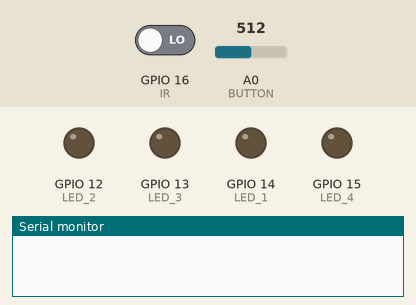
Recording of a sketch running on a simulated ESP8266 (NodeMCU). Parts: output pins drawn as LEDs (lit = HIGH), the last lines printed to the serial monitor. The test bench sets the inputs (shaded band); at power-on: GPIO 16 (IR) LOW, A0 (BUTTON) = 512. WiFi joins after 1.5 s; servers stay silent unless stated; uploads are accepted with an empty reply; EEPROM starts erased.

Above: at 1.2 s.
1.3 s: GPIO 16 (IR) driven HIGH
At 3.4 s:
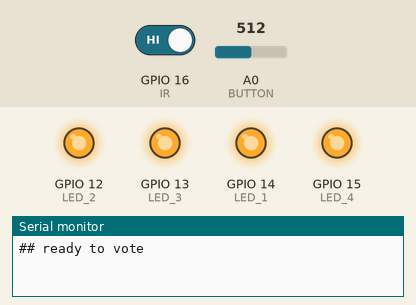
4.3 s: A0 (BUTTON) set to 977
5.8 s: A0 (BUTTON) set to 1001
At 6.9 s:
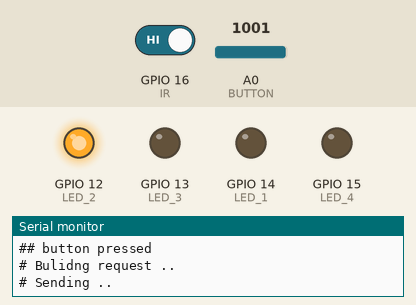
8.8 s: A0 (BUTTON) set to 1023
11.8 s: A0 (BUTTON) set to 1014
At 12.23 s:
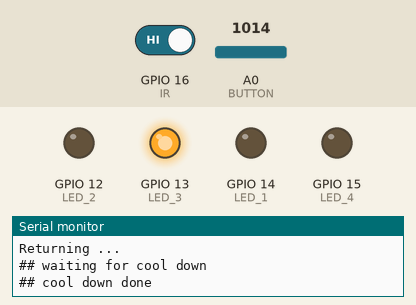
Timing chart, 0 to 15.2 s (numbered marks = the images above; inputs shaded):
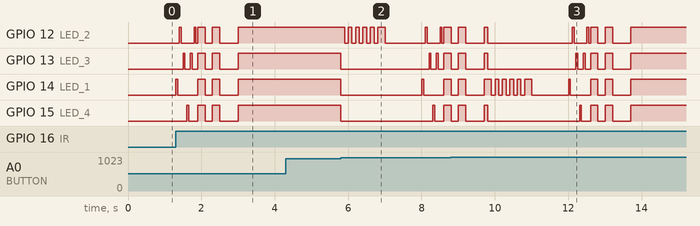

The sketch:

Moodbox.ino
```cpp
#include <EEPROM.h>
#include <ESP8266WiFi.h>
#include <DNSServer.h>
#include <ESP8266WebServer.h>
#include <WiFiManager.h>
#include <ESP8266HTTPClient.h>

#define USE_SERIAL Serial


#define TRIGGER 5
#define ECHO    4

#define IR      16

#define BUTTON A0
#define LED_1 14
#define LED_2 12
#define LED_3 13
#define LED_4 15
const int leds[] = {LED_1,LED_2,LED_3,LED_4};

const int SETUP_BUTTON = 100;

const int MAX_VOTE_WAIT (10 * 1000);
const int COOL_DOWN_WAIT (1 * 1000);

bool shouldSaveConfig = false;

enum state {
  waitForPerson,
  vote,
  coolDown
};

state currentState = vote;
long timeout = 0;


char api_key[40];

HTTPClient http;

void setup() {
  Serial.begin (115200);

  loadConfiguration();

  http.setReuse(true);

  // distance sensor
  pinMode(TRIGGER, OUTPUT);
  pinMode(ECHO, INPUT);

  // IR sensor
  pinMode(IR, INPUT);

  // button config
  pinMode(BUTTON, INPUT);
  pinMode(LED_1, OUTPUT);
  pinMode(LED_2, OUTPUT);
  pinMode(LED_3, OUTPUT);
  pinMode(LED_4, OUTPUT);
}

void saveConfigCallback () {
  Serial.println("Saving!");
  shouldSaveConfig = true;
}

void saveConfiguration(const char value[40]) {
  EEPROM.begin(512);
  byte address = 0;

  for (byte i = 0; i < 40; i++) {
    EEPROM.write(i, value[i]);
  }
  EEPROM.commit();
  EEPROM.end();
}


void loadConfiguration() {
  EEPROM.begin(512);
  byte address = 0;

  for (byte i = 0; i < 40; i++) {
    api_key[i] = EEPROM.read(i);
  }
  EEPROM.end();
}

void readyToVoteLights() {
  onOff(LED_1);
  onOff(LED_2);
  onOff(LED_3);
  onOff(LED_4);
  onOff(LED_3);
  onOff(LED_2);
  allLights(true);
  delay(200);
  allLights(false);
  delay(200);
  allLights(true);
  delay(200);
  allLights(false);
  delay(500);
  allLights(true);
}

void errorBlink() {
  allLights(true);
  delay(500);
  allLights(false);
  delay(500);
  allLights(true);
  delay(500);
  allLights(false);
  delay(500);
}

void allLights(bool on) {
  for (int i = 0; i < 5; i++) {
    digitalWrite(leds[i], on ? HIGH : LOW);
  }
}

void onOff(int led) {
 digitalWrite(led, HIGH);
 delay(50);
 digitalWrite(led, LOW);
 delay(50);
}

void achknoledgeButton(int button) {
 for (int i = 0; i < 5; i++) {
   digitalWrite(leds[button], HIGH);
   delay(100);
   digitalWrite(leds[button], LOW);
   delay(100);
 }
}

void onButton(int button) {
  digitalWrite(leds[button], HIGH);
}

void offButton(int button) {
  digitalWrite(leds[button], LOW);
}

bool checkDistance(int minDistance) {

  long duration, distance;
  digitalWrite(TRIGGER, LOW);
  delayMicroseconds(2);

  digitalWrite(TRIGGER, HIGH);
  delayMicroseconds(10);

  digitalWrite(TRIGGER, LOW);
  duration = pulseIn(ECHO, HIGH);
  distance = (duration/2) / 29.1;

  return distance < minDistance;
}

bool checkMotion() {
  return digitalRead(IR) == HIGH;
}

bool isNear(int v, int level) {
  return (v > level - 10 && v < level + 10);
}

int readButton() {
  int value = analogRead(BUTTON);
  if (isNear(value, 738)) {
    return 3;
  } else if (isNear(value, 890)) {
    return 2;
  } else if (isNear(value, 998)) {
    return 1;
  } else if (isNear(value, 1024)) {
    return 0;
  } else if (isNear(value, 945)) {
    return 100;
  } else {
    return -2;
  }
}

bool postVote(int button) {
  onButton(button);
  Serial.println("# Bulidng request ..");
  http.begin("https://io.adafruit.com/api/v2/felix41382/feeds/votes/data","AD4B64B36740B5FC0E519BBD25E97F88B62AA35B");
  http.setUserAgent("Mozilla/5.0 (X11; Linux x86_64) AppleWebKit/537.36 (KHTML, like Gecko) Chrome/51.0.2704.103 Safari/537.36.");
  http.addHeader("Content-Type", "application/json");
  http.addHeader("X-AIO-Key", api_key);
  Serial.println("# Sending ..");
  int httpCode = http.POST("{ \"value\": \" " + String(button) + " \"} ");
  Serial.println("Done!");
  http.end();
  Serial.println("Returning ...");
  offButton(button);
  return httpCode == 200;
    //http.writeToStream(&Serial);
}

bool postEvent(String type) {
  http.begin("https://io.adafruit.com/api/v2/felix41382/feeds/events/data","AD4B64B36740B5FC0E519BBD25E97F88B62AA35B");
  http.addHeader("Content-Type", "application/json");
  http.addHeader("X-AIO-Key", api_key);
  int httpCode = http.POST("{ \"value\": \" " + type + " \"} ");
  http.end();
  return httpCode == 200;
}

int button;

void loop() {
  switch (currentState) {
    case waitForPerson:
      allLights(false);
      if (checkMotion()) {
        readyToVoteLights();
        Serial.println("## ready to vote");
        currentState = vote;
        timeout = millis() + MAX_VOTE_WAIT;
      }
      delay(100);
      break;

    case vote:

      if (millis() >= timeout) {
        currentState = waitForPerson;
      }
      button = readButton();
      if (button >= 0 && button <= 4) {
        Serial.println("## button pressed ");
        allLights(false);
        achknoledgeButton(button);
        if (!postVote(button)) {
          errorBlink();
        }
        currentState = coolDown;
        Serial.println("## waiting for cool down");
        timeout = millis() + COOL_DOWN_WAIT;
      } else if (button == SETUP_BUTTON) {
        setupBox();
      }
      delay(100);
      break;

    case coolDown:
      if (millis() >= timeout) {
        Serial.println("## cool down done");
        currentState = waitForPerson;
      }
      break;
  }
}

void setupBox() {
  WiFiManager wifiManager;
  WiFiManagerParameter api_key_param("API_KEY", "api_key", "", 40);
  wifiManager.addParameter(&api_key_param);
  wifiManager.setSaveConfigCallback(saveConfigCallback);
  wifiManager.setMinimumSignalQuality(50);

  if (!wifiManager.startConfigPortal("Moodbox Configuration")) {
    delay(3000);
    ESP.reset();
  }

  if (shouldSaveConfig) {
    saveConfiguration(api_key_param.getValue());
  }

}
```

Measured:
- the behaviour switches between 988 and 989 on A0 (BUTTON) (found by bisection; images 1 and 2)
- after the input at 1.3 s, GPIO 14 (LED_1): goes HIGH 0.05 s, LOW 0.55 s, HIGH 0.20 s, LOW 0.20 s, HIGH 0.20 s, LOW 0.50 s, then HIGH, starting at once; GPIO 15 (LED_4): goes HIGH 0.05 s, LOW 0.25 s, HIGH 0.20 s, LOW 0.20 s, HIGH 0.20 s, LOW 0.50 s, then HIGH, starting after 0.30 s
- after the input at 4.3 s, every drawn part: stays the same
- after the input at 5.8 s, GPIO 12 (LED_2): HIGH → LOW after 0.11 s, → HIGH 0.10 s later, → LOW 0.10 s later, → HIGH 0.10 s later, … (16 changes in this stretch); GPIO 13 (LED_3): HIGH → LOW at once, then repeats every 0.20 s: HIGH 0.05 s, LOW 0.15 s
- after the input at 11.8 s, GPIO 14 (LED_1), GPIO 15 (LED_4): goes on until 13.7 s, then stays HIGH
